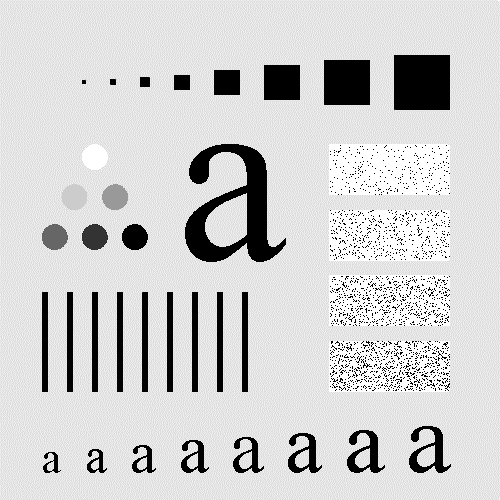
#> input picture image.png, 500 x 500 px
$ python Q1.2.py
#> lines starting #> are read from the running program, lines starting #| are printed output that depends on the picture
import numpy as np
import cv2
import matplotlib.pyplot as plt
from scipy.ndimage.filters import gaussian_filter

def getFourier(img): # function for fourier
	f = np.fft.fft2(img)
	fshift = np.fft.fftshift(f)

	return fshift

def degradeFilter(shape): # filter defination
	filt = np.zeros((shape),dtype="float")
	for i in range(shape[0]):
		for j in range(shape[1]):
			filt[i][j] = (np.e)**(-0.0025*(((i-shape[0]/2)**2 + (j-shape[1]/2)**2)**(5.0/6)))
	return filt

def applyFilter(imgFFT,FreqFilter): # function which applies filter on image (both in fourier domain) and returns normal image
	FreqFiltered = imgFFT*FreqFilter
	FreqFilteredShift = np.fft.fftshift(FreqFiltered)
	Filtered = np.fft.ifft2(FreqFilteredShift)
	ImgFiltered = np.abs(Filtered)
	ImgFiltered = ((ImgFiltered - ImgFiltered.min())*255.0)/(ImgFiltered.max() - ImgFiltered.min())
	ImgFiltered = ImgFiltered.astype("uint8")

	return ImgFiltered

if __name__ == "__main__":
	# opening image in single channel mode
	img = cv2.imread("image.png",0)
#> img is the input picture: shape (500, 500); min 0, max 255, mean 207.1
	# cv2.imshow("img",img)

	# converts in fourier domain
	imgFFT = getFourier(img)
	# making filter
	FreqFilter = degradeFilter(imgFFT.shape)

	# degrades using given function
	ImgFiltered = applyFilter(imgFFT,FreqFilter)
#> in applyFilter, `ImgFiltered = np.abs(Filtered)`:
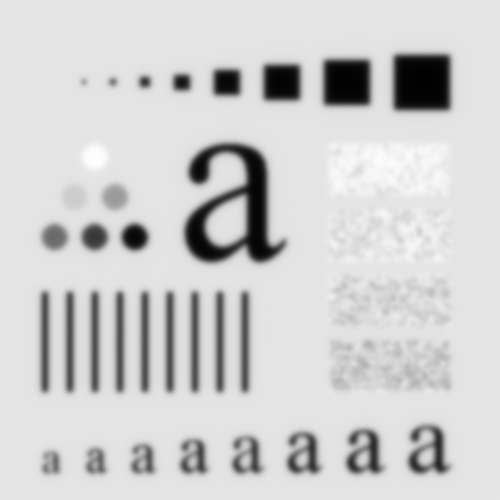
#> ImgFiltered: shape (500, 500) float64; min 1.52, max 254, mean 207.1

	# cv2.imshow("Filtered",ImgFiltered)

	imgMax = img.max()
#> imgMax = 255
	StdDevi = [0.05*i*imgMax for i in range(6)]
#> StdDevi = [0, 12.75, 25.5, 38.25, 51, 63.75]
	# making noise
	noise = [np.random.normal(0, StdDevi[i], ImgFiltered.shape) for i in range(6)]
#> noise = 6 items
	# fourier of noise
	noiseFFT = [getFourier(noise[i]) for i in range(len(noise))]
#> in getFourier (call 2), `f = np.fft.fft2(img)`: img: shape (500, 500) float64; every value is 0
#> in getFourier (call 7), `f = np.fft.fft2(img)`:
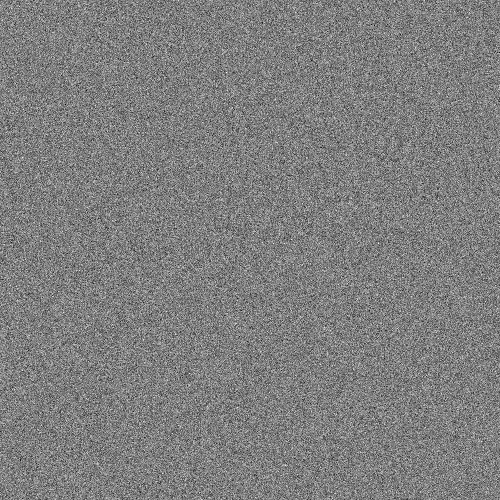
#> img: shape (500, 500) float64; min -284.9, max 286.4, mean 0; drawn with min black and max white
#> noiseFFT = 6 items
	# making noise added images
	noisyImgs = [ImgFiltered.astype(float) + noise[i] for i in range(6)]
#> noisyImgs = 6 items
	# fourier of noise added images
	noisyImgsFFT = [getFourier(noisyImgs[i]) for i in range(len(noisyImgs))]
#> in getFourier (call 12), `f = np.fft.fft2(img)`:
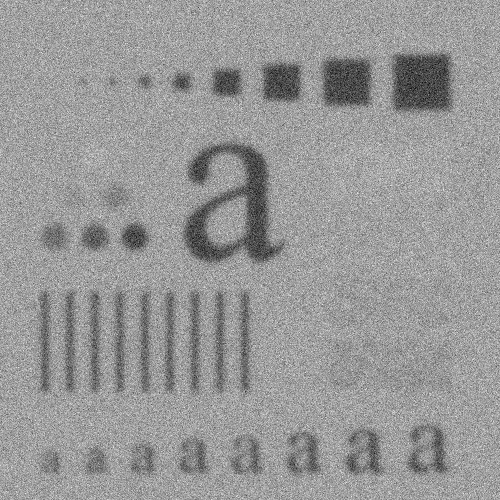
#> img: shape (500, 500) float64; min -187.6, max 472.6, mean 207.1; drawn with min black and max white
#> in getFourier (call 13), `f = np.fft.fft2(img)`:
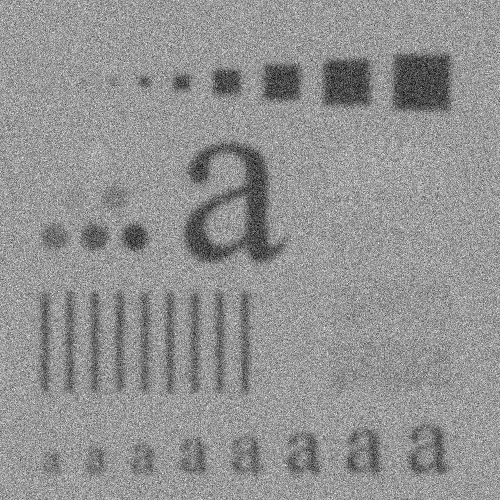
#> img: shape (500, 500) float64; min -200.7, max 506.7, mean 207.2; drawn with min black and max white
#> noisyImgsFFT = 6 items

	# calc Nff and Pff
	Nff = [np.conj(i)*i for i in noiseFFT]
#> Nff = 6 items
	Pff = np.conj(imgFFT)*imgFFT
	# making wiener filter
	FreqFilterVal = np.conj(FreqFilter)*(FreqFilter)
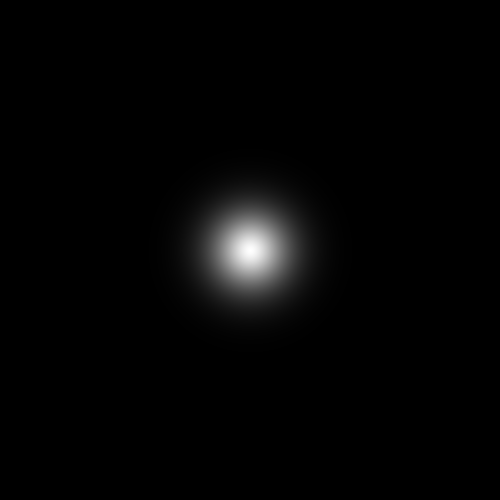
#> FreqFilter: shape (500, 500) float64; min 6.41e-20, max 1, mean 0.0184
	WienerFilter = [FreqFilterVal/(FreqFilterVal+(Nff[i]/Pff)) for i in range(len(Nff))]
#> WienerFilter = 6 items

	# inverse filtering on noise images
	noisyImgsFiltered = [applyFilter(noisyImgsFFT[i],WienerFilter[i]) for i in range(len(noisyImgsFFT))]
#> in applyFilter (call 7), `ImgFiltered = np.abs(Filtered)`:
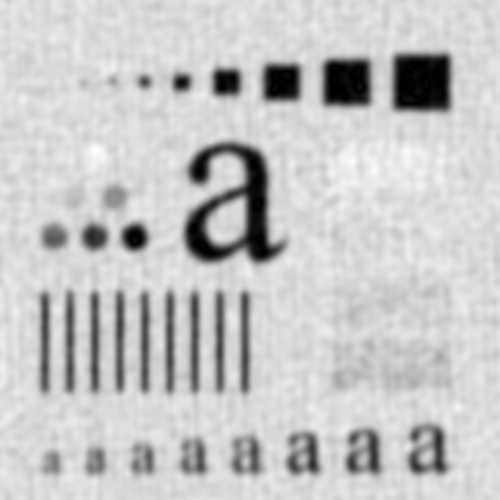
#> ImgFiltered: shape (500, 500) float64; min 0.00373, max 266.4, mean 207.2; drawn with min black and max white
#> noisyImgsFiltered = 6 items

	for i in range(len(noisyImgs)):
		cv2.imshow(str(i),noisyImgsFiltered[i])
		cv2.imwrite("./Results/Q1.2 std devi : " + str(round(StdDevi[i],2)) + " filtered output.png",noisyImgsFiltered[i])
#> this loop made 6 passes

	# RRMSE calc
	RRMSEnoisy =[(np.sum((img - noisyImgs[i])**2)*1.0/np.sum((img)**2))**0.5 for i in range(len(noisyImgs))]
#> RRMSEnoisy = [3.69, 3.88, 4.39, 5.13, 6.02, 7]
	RRMSEfiltered =[(np.sum((img - noisyImgsFiltered[i])**2)*1.0/np.sum((img)**2))**0.5 for i in range(len(noisyImgs))]
#> RRMSEfiltered = [0.847, 0.858, 0.837, 0.838, 0.854, 0.864]

	plt.plot(StdDevi,RRMSEnoisy)
	plt.savefig("./Results/Q1.2.1 - RRMSE degraded image.png")
	plt.show()
	plt.plot(StdDevi,RRMSEfiltered)
	plt.savefig("./Results/Q1.2.2 - RRMSE filtered images.png")
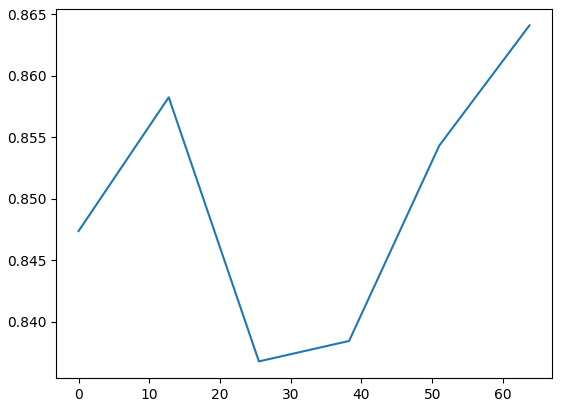
#> figure drawn by matplotlib, 1 panel
	plt.show()

	cv2.waitKey(0)
	cv2.destroyAllWindows()
